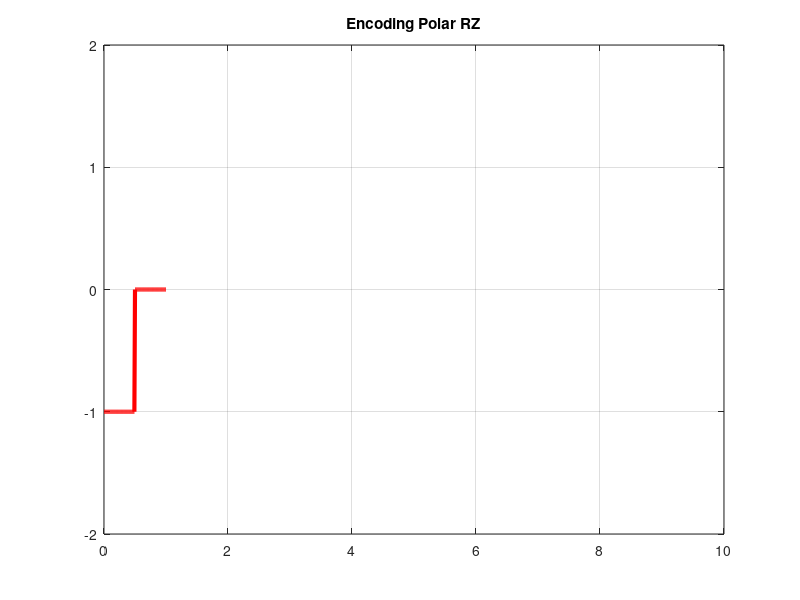

Reproduce this figure in MATLAB.
%Encoding
clc;
clear;
bits=input("Given an array: ");
n=100;
bitrate=1;
T=length(bits)/bitrate;
N=length(bits)*n;
dt=T/N;
t=0:dt:T;
x=zeros(1,length(t));

for i=1:length(bits)
    if bits(i) == 1
        x((i-1)*n+1:(i-1)*n+n/2)=1;
    else
         x((i-1)*n+1:(i-1)*n+n/2)=-1;
    end
end
plot(t,x,"LineWidth",3,"Color","r");
xlim([0,10]);
ylim([-2,2]);
grid on;
title("Encoding Polar RZ");

%%Decoding
counter = 0;

for i=1:length(t)
    if t(i)>counter
        counter = counter+1;
        if x(i)>0
            result(counter)=x(i);
        else
            result(counter)=0;
        end
    end
end
disp("Decoding of Polar RZ");
disp(result);
        